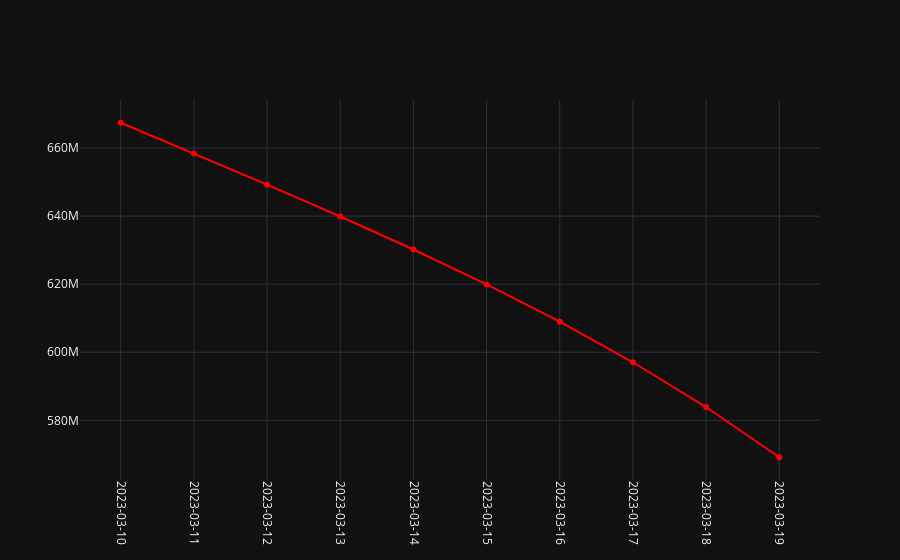

The code cell stored with this chart in its notebook:
### Code cell
fig = go.Figure()
fig.update_layout(template='plotly_dark')
fig.update_xaxes(tickangle=90, showticklabels = True, type = 'category')
fig.add_trace(go.Scatter(x=predicted_confirmed_cases.index, 
                         y=predicted_confirmed_cases['Confirmed Cases Predictions'],
                         mode='lines+markers',
                         name='confirm',
                         line=dict(color='red', width=2)))

### Figure 1 — Plotly figure (JSON) as saved in the notebook; plotly's stock layout.template omitted (floating-point values rounded to 4 significant figures)
{"data": [{"line": {"color": "red", "width": 2}, "mode": "lines+markers", "name": "confirm", "type": "scatter", "x": ["2023-03-10", "2023-03-11", "2023-03-12", "2023-03-13", "2023-03-14", "2023-03-15", "2023-03-16", "2023-03-17", "2023-03-18", "2023-03-19"], "y": [667445376, 658386368, 649252544, 639902976, 630188928, 619944768, 608978496, 597059008, 583900864, 569142656]}], "layout": {"xaxis": {"showticklabels": true, "tickangle": 90, "type": "category"}}}
